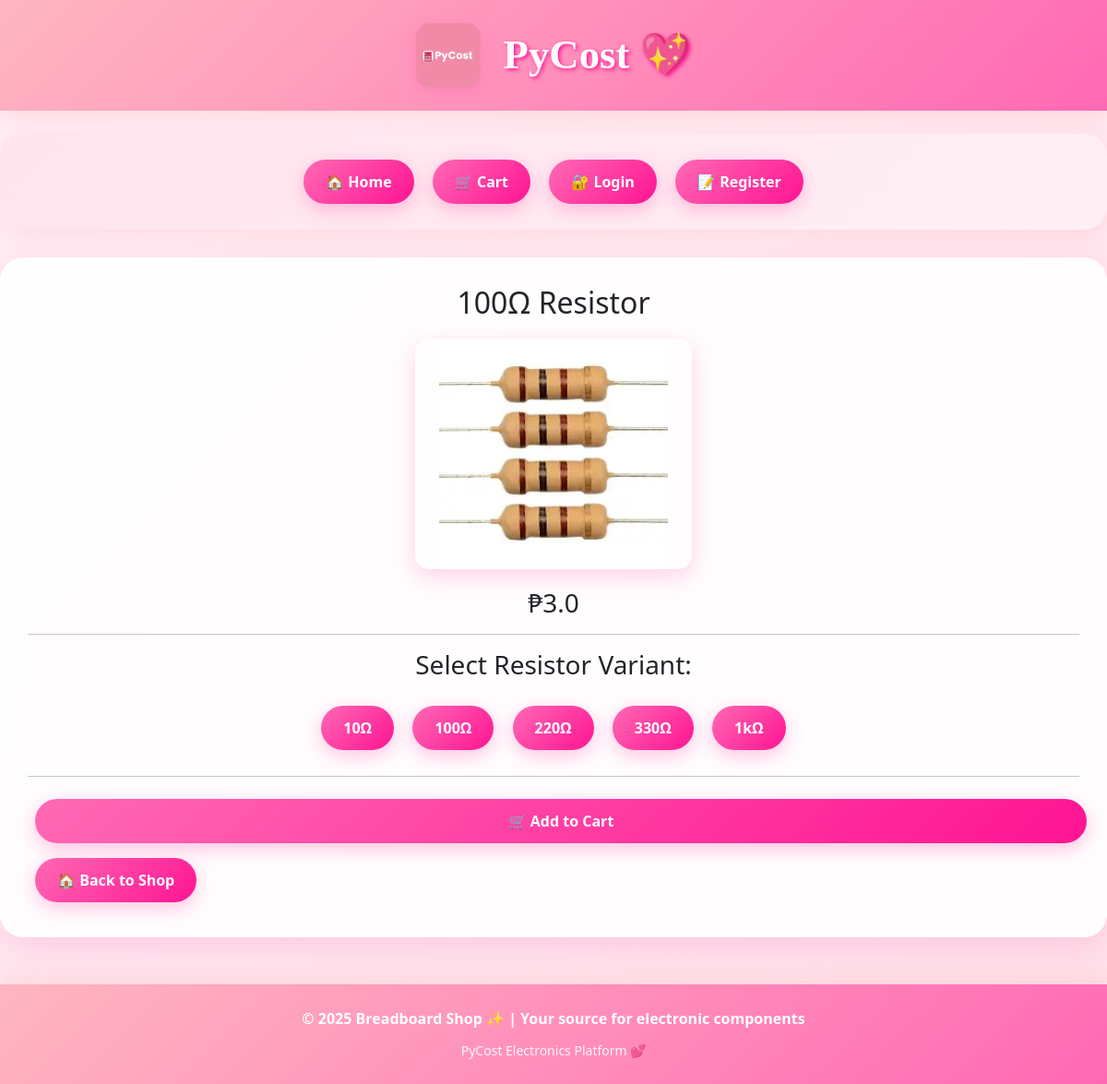
Screenshot of /product/167 with the database file from the repository.
### tables this page shows
CREATE TABLE products (
            id INTEGER PRIMARY KEY AUTOINCREMENT,
            name TEXT,
            category TEXT,
            description TEXT,
            price REAL,
            image TEXT
        );

### app.py (the view)
@app.route("/product/<int:product_id>")
def product_page(product_id):
    product = query_db("SELECT * FROM products WHERE id = ?", [product_id], one=True)
    variations = query_db("SELECT * FROM products WHERE category = ?", [product["category"]])
    return render_template("product.html", product=product, variations=variations)

### app.py (called while the page is built)
def get_db():
    db = getattr(g, "_database", None)
    if db is None:
        db = g._database = sqlite3.connect("database.db")
        db.row_factory = sqlite3.Row
    return db

@app.teardown_appcontext
def close_connection(exception):
    db = getattr(g, "_database", None)
    if db is not None:
        db.close()

def query_db(query, args=(), one=False):
    cur = get_db().execute(query, args)
    rv = cur.fetchall()
    cur.close()
    return (rv[0] if rv else None) if one else rv

### templates/product.html (shortened to what this page needs)
{% extends "base.html" %}
{% block content %}
<h2 id="product-name">{{ product.name }}</h2>
<img id="product-image"
     src="{{ url_for('static', filename=product.image) }}"
     alt="{{ product.name }}"
     class="component-img-large">
<h3 id="product-price">₱{{ product.price }}</h3>
<hr>
{% if product.category == "Resistor" %}
<h3>Select Resistor Variant:</h3>
<div class="variation-list">
    <button class="variation-btn" data-image="10r.png" data-name="10Ω Resistor">10Ω</button>
    <button class="variation-btn" data-image="100r.png" data-name="100Ω Resistor">100Ω</button>
    <button class="variation-btn" data-image="220r.png" data-name="220Ω Resistor">220Ω</button>
    <button class="variation-btn" data-image="330r.png" data-name="330Ω Resistor">330Ω</button>
    <button class="variation-btn" data-image="1kr.png" data-name="1kΩ Resistor">1kΩ</button>
</div>
{% endif %}
<hr>
<form method="POST" action="{{ url_for('add_to_cart', product_id=product.id) }}">
    <button type="submit" class="btn add-to-cart-btn">🛒 Add to Cart</button>
</form>
<a href="/" class="btn">🏠 Back to Shop</a>
{% endblock %}

### static/style.css (style rules this page uses)
.component-img-large { width: 250px; height: 250px; object-fit: contain; margin-bottom: 15px; }
.btn { display: inline-block; background-color: #4CAF50; color: white; padding: 10px 18px; border: none; border-radius: 5px; text-decoration: none; font-weight: bold; cursor: pointer; margin: 5px 2px; transition: background-color 0.2s, transform 0.2s; }
.variation-list { margin: 10px 0 20px 0; text-align: center; }
.variation-btn { display: inline-block; padding: 10px 18px; border: 2px solid #ff69b4; border-radius: 6px; margin: 4px; text-decoration: none; color: white; background-color: #ff69b4; font-weight: bold; cursor: pointer; transition: background 0.2s, transform 0.2s; }
body { background-color: #ffe4ec; font-family: 'Comic Sans MS', cursive, sans-serif; margin: 0; padding: 0; }
h2, h3 { text-align: center; color: #ff69b4; margin-top: 20px; }
.product-card p, .component-price, .cart-table td:nth-child(4), .cart-table td:nth-child(5), h3 { font-weight: bold; color: #ff007f; font-size: 1.5rem; }
.btn, .btn-checkout, .add-to-cart-btn { background-color: #ff69b4; color: white; transition: background 0.2s, transform 0.2s; }
.variation-btn { background-color: #ff69b4; color: white; border: 2px solid #ff69b4; }

### templates/base.html (style rules this page uses)
.btn, .nav-btn, .logout-btn, input[type="submit"], button[type="submit"], button { background: linear-gradient(135deg, #ff69b4, #ff1493) !important; color: white !important; border: none !important; padding: 12px 24px !important; margin: 8px !important; text-decoration: none !important; border-radius: 25px !important; font-weight: bold !important; box-shadow: 0 6px 20px rgba(255,105,180,0.4) !important; display: inline-block !important; transition: all 0.3s ease !important; font-size: 1rem !important; min-height: 48px !important; cursor: pointer !important; text-align: center !important; }

### templates/product.html (style rules this page uses)
.component-img-large { width: 300px; height: 250px; object-fit: contain; margin: 20px auto; display: block; border-radius: 15px; box-shadow: 0 8px 25px rgba(255,105,180,0.3); }
.variation-list { margin: 20px 0; text-align: center; }
.variation-btn { margin: 5px; padding: 12px 18px; background: linear-gradient(135deg, #ff69b4, #ff1493); border-radius: 15px; color: white; border: none; font-weight: bold; cursor: pointer; box-shadow: 0 4px 15px rgba(255,105,180,0.4); transition: all 0.3s ease; font-size: 0.95rem; }
.add-to-cart-btn { background: linear-gradient(135deg, #28a745, #20c997) !important; width: 100%; padding: 18px; font-size: 1.2rem; border-radius: 20px; box-shadow: 0 8px 25px rgba(40,167,69,0.4); margin: 20px 0; }

### rows the page displays
products: name "100Ω Resistor", image (picture), price "3.0"
